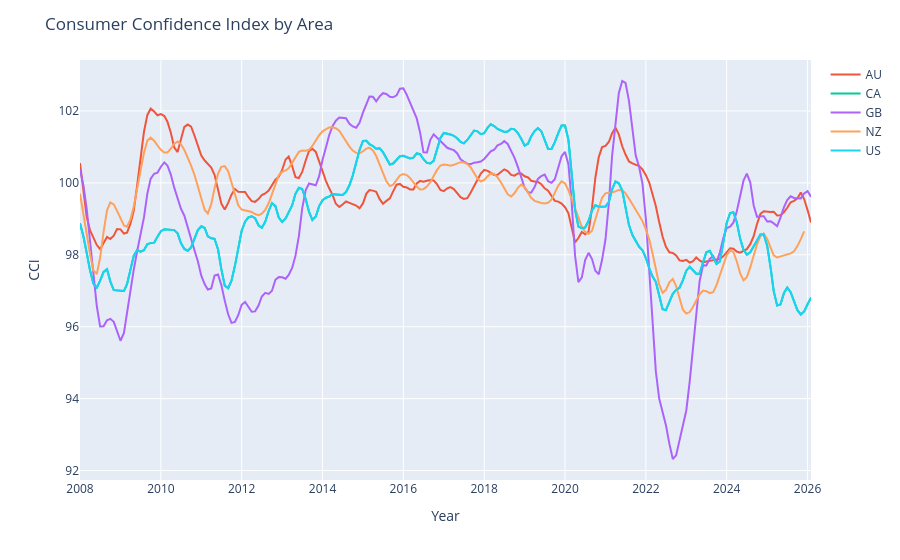

Source (notebook cell):
### Markdown cell above
## Consumer Confidence Index (CCI)

### Code cell
areas = df_CCI["REF_AREA"].unique()
fig = px.line()
for area in areas:
    area_data = df_CCI[df_CCI["REF_AREA"] == area]
    fig.add_scatter(x=area_data["TIME_PERIOD"], y=area_data["OBS_VALUE"], mode="lines", name=area)
fig.update_xaxes(title_text="Year")
fig.update_yaxes(title_text="CCI")
fig.update_layout(title="Consumer Confidence Index by Area")

### Figure 1 — Plotly figure (JSON) as saved in the notebook; plotly's stock layout.template omitted (floating-point values rounded to 4 significant figures; data arrays with more than 128 entries replaced by an {"elided": "..."} marker saying what was removed)
{"data": [{"hovertemplate": "<extra></extra>", "legendgroup": "", "line": {"color": "#636efa", "dash": "solid"}, "marker": {"symbol": "circle"}, "mode": "lines", "name": "", "orientation": "v", "showlegend": false, "type": "scatter", "xaxis": "x", "yaxis": "y"}, {"mode": "lines", "name": "AU", "type": "scatter", "x": {"elided": "218 str values"}, "y": {"elided": "218 float values"}}, {"mode": "lines", "name": "CA", "type": "scatter", "x": {"elided": "218 str values"}, "y": {"elided": "218 float values"}}, {"mode": "lines", "name": "GB", "type": "scatter", "x": {"elided": "218 str values"}, "y": {"elided": "218 float values"}}, {"mode": "lines", "name": "NZ", "type": "scatter", "x": {"elided": "216 str values"}, "y": {"elided": "216 float values"}}, {"mode": "lines", "name": "US", "type": "scatter", "x": {"elided": "218 str values"}, "y": {"elided": "218 float values"}}], "layout": {"legend": {"tracegroupgap": 0}, "margin": {"t": 60}, "title": {"text": "Consumer Confidence Index by Area"}, "xaxis": {"anchor": "y", "domain": [0, 1], "title": {"text": "Year"}}, "yaxis": {"anchor": "x", "domain": [0, 1], "title": {"text": "CCI"}}}}
